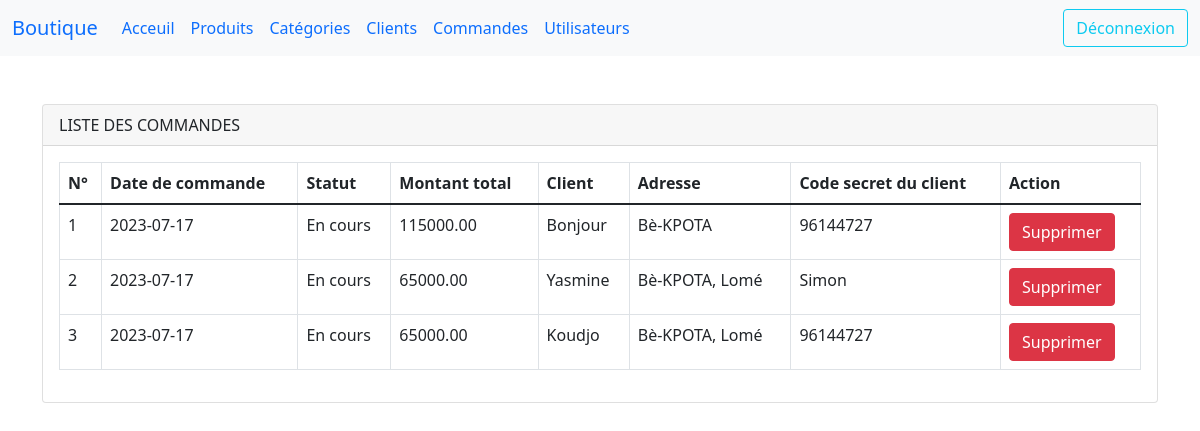
The app's page /command-list.php with its own data.
### tables this page shows
CREATE TABLE IF NOT EXISTS `commande` (
  `ID` int NOT NULL AUTO_INCREMENT,
  `date_commande` date NOT NULL,
  `statut` varchar(255) DEFAULT NULL,
  `montant_total` decimal(10,2) NOT NULL,
  `Client_ID` int NOT NULL,
  `Customer_ID` int NOT NULL,
  PRIMARY KEY (`ID`),
  KEY `Client_ID` (`Client_ID`),
  KEY `fk_commande_customer` (`Customer_ID`)
);

CREATE TABLE IF NOT EXISTS `customer` (
  `ID` int NOT NULL AUTO_INCREMENT,
  `nom` varchar(255) NOT NULL,
  `adresse` varchar(255) DEFAULT NULL,
  `email` varchar(255) NOT NULL,
  `mot_de_passe` varchar(255) NOT NULL,
  PRIMARY KEY (`ID`)
);

### command-list.php (the view, shortened to what this page needs)
<!DOCTYPE html>
<html lang="en">
<head>
    <link rel="stylesheet" href="bootstrap/css/bootstrap.min.css">
</head>
<body>
<?php include 'navbar.php'?>
<div class="container mt-5">
    <div class="card">
        <div class="card-header">LISTE DES COMMANDES</div>
        <div class="card-body">
            <table class="table table-bordered">
                <thead>
                <tr>
                    <th>N°</th>
                    <th>Date de commande</th>
                    <th>Statut</th>
                    <th>Montant total</th>
                    <th>Client</th>
                    <th>Adresse</th>
                    <th>Code secret du client</th>
                    <th>Action</th>
                </tr>
                </thead>
                <tbody>
                <?php
                require_once 'con_db.php';
                $query = "SELECT c.ID, c.date_commande, c.statut, c.montant_total, cu.nom AS nom_client, cu.adresse, cu.mot_de_passe
                          FROM commande c
                          INNER JOIN customer cu ON c.Client_ID = cu.ID
                          ORDER BY c.date_commande DESC";
                $result = mysqli_query($con, $query);
                if (mysqli_num_rows($result) > 0) {
                    $numero = 1;
                    while ($row = mysqli_fetch_assoc($result)) {
                        echo "<tr data-id='" . $row['ID'] . "'>";
                        echo "<td>" . $numero . "</td>";
                        echo "<td>" . $row['date_commande'] . "</td>";
                        echo "<td>" . $row['statut'] . "</td>";
                        echo "<td>" . $row['montant_total'] . "</td>";
                        echo "<td>" . $row['nom_client'] . "</td>";
                        echo "<td>" . $row['adresse'] . "</td>";
                        echo "<td>" . $row['mot_de_passe'] . "</td>";
                        echo "<td><button class='btn btn-danger' onclick='confirmDelete(" . $row['ID'] . ")'>Supprimer</button></td>";
                        echo "</tr>";
                        $numero++;
                    }
                } else {
                    echo "<tr><td colspan='7'>Aucune commande enregistrée.</td></tr>";
                }
                ?>
                </tbody>
            </table>
        </div>
    </div>
</div>
</body>
</html>

### navbar.php (shortened to what this page needs)
<nav class="navbar navbar-expand-lg bg-light">
    <div class="container-fluid">
        <a class="navbar-brand" href="index.php">Boutique</a>
        <div class="collapse navbar-collapse" id="navbarSupportedContent">
            <ul class="navbar-nav me-auto mb-2 mb-lg-0">
                <li class="nav-item">
                    <a class="nav-link active" aria-current="page" href="admin-welcome.php">Acceuil</a>
                </li>
                <li class="nav-item">
                    <a class="nav-link" href="product-list.php">Produits</a>
                </li>
                <li class="nav-item">
                    <a class="nav-link" href="category-list.php">Catégories</a>
                </li>
                <li class="nav-item">
                    <a class="nav-link" href="customer-list.php">Clients</a>
                </li>
                <li class="nav-item">
                    <a class="nav-link" href="command-list.php">Commandes</a>
                </li>
                <li class="nav-item">
                    <a class="nav-link" href="admin-user-list.php">Utilisateurs</a>
                </li>
            </ul>
            <form class="d-flex" >
                <a class="btn btn-outline-info" href="admin-login.php">Déconnexion</a>
            </form>
        </div>
    </div>
</nav>

### records on screen
commande: date_commande "2023-07-17", statut "En cours", montant_total "115000.00", customer.nom "Bonjour", customer.adresse "Bè-KPOTA", customer.mot_de_passe "96144727"
commande: date_commande "2023-07-17", statut "En cours", montant_total "65000.00", customer.nom "Yasmine", customer.adresse "Bè-KPOTA, Lomé", customer.mot_de_passe "Simon"
commande: date_commande "2023-07-17", statut "En cours", montant_total "65000.00", customer.nom "Koudjo", customer.adresse "Bè-KPOTA, Lomé", customer.mot_de_passe "96144727"
